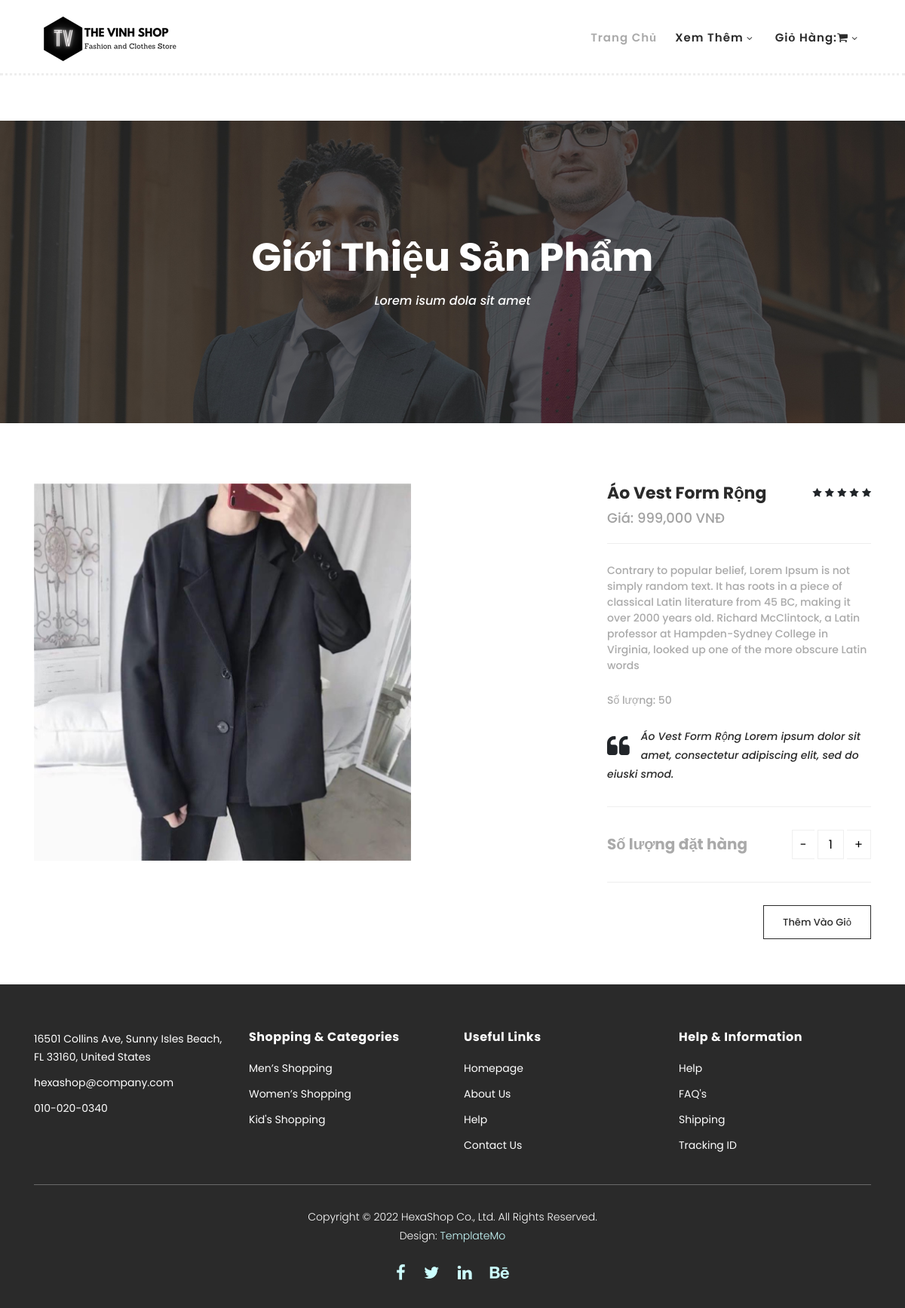
The page /single-product.php?mshh=men&id_product=men_01 on the database its author committed.
### tables this page shows
CREATE TABLE `hanghoa` (
  `MSHH` varchar(10) NOT NULL,
  `TenHH` varchar(255) DEFAULT NULL,
  `QuyCach` longtext DEFAULT NULL,
  `Gia` float DEFAULT NULL,
  `SoLuongHang` int(11) DEFAULT NULL,
  `MaLoaiHang` varchar(10) DEFAULT NULL
);

### ConnectionDatabase/Connection.php (called while the page is built, shortened)
<?php
  function executeResutl($sql){
    $conn = new mysqli(HOST, USERNAME, PASSWORD, DATABASE);
    mysqli_set_charset($conn, 'utf8');
    $data = [];
    $result = mysqli_query($conn, $sql);
    if ($result) {
      while($row = mysqli_fetch_array($result)) {
        $data[] = $row;
      }
      } else {
     echo 'Lỗi Rồi Ông Nội Ơi, Kiểm Tra Lại Mấy Câu Query';
    }
    return $data;
  }
?>

### single-product.php (the view, shortened to what this page needs)
<?php
    include_once('./ConnectionDatabase/Connection.php');
    $id_product = $_GET['id_product'];
    $string_temp_product_id = "'".$id_product."'";
?>
<!DOCTYPE html>
<html lang="en">
  <head>
    <link rel="stylesheet" type="text/css" href="assets/css/bootstrap.min.css">
    <link rel="stylesheet" type="text/css" href="assets/css/font-awesome.css">
    <link rel="stylesheet" href="assets/css/templatemo-hexashop.css">
    <link rel="stylesheet" href="assets/css/owl-carousel.css">
    <link rel="stylesheet" href="assets/css/lightbox.css">
    </head>
    <body>
    <?php
        include_once("./header2.php");
    ?>
    <div class="page-heading" id="top">
        <div class="container">
            <div class="row">
                <div class="col-lg-12">
                    <div class="inner-content">
                        <h2>Giới Thiệu Sản Phẩm</h2>
                        <span>Lorem isum dola sit amet</span>
                    </div>
                </div>
            </div>
        </div>
    </div>
    <?php
        $sql_single_product = "SELECT * FROM hanghoa WHERE MSHH = '$id_product';";
        $sql_single_product_result = executeResutl($sql_single_product);
        foreach ($sql_single_product_result as $this_product) {
        }
    ?>
    <section class="section" id="product">
        <div class="container">
            <div class="row">
                <div class="col-lg-8">
                <div class="left-images">
                    <?php
                       echo ' <img style="width: 500px; height: 500px;" src="./assets/images/'.$this_product['MaLoaiHang'].'/'.$this_product['MSHH'].'.jpg" alt="">'
                    ?>
                </div>
            </div>
            <div class="col-lg-4">
                <div class="right-content">
                    <h4><?php echo $this_product['TenHH']?></h4>
                    <span class="price">Giá: <?php echo $this_product['Gia']?> VNĐ</span>
                    <ul class="stars">
                        <li><i class="fa fa-star"></i></li>
                        <li><i class="fa fa-star"></i></li>
                        <li><i class="fa fa-star"></i></li>
                        <li><i class="fa fa-star"></i></li>
                        <li><i class="fa fa-star"></i></li>
                    </ul>
                    <span><?php echo $this_product['QuyCach']?></span>
                    <span class="soluong">Số lượng: <?php echo $this_product['SoLuongHang']?></span>
                    <div class="quote">
                        <i class="fa fa-quote-left"></i><p> <?php echo $this_product['TenHH']?> Lorem ipsum dolor sit amet, consectetur adipiscing elit, sed do eiuski smod.</p>
                    </div>
                    <div class="quantity-content">
                        <div class="left-content">
                            <h6>Số lượng đặt hàng</h6>
                        </div>
                        <div class="right-content">
                            <div class="quantity buttons_added">
                                <input type="button" value="-" class="minus">
                                <input type="number" step="1" min="1" max="" name="quantity" value="1" title="Qty" id="quantity" class="input-text qty text" size="4" pattern="" inputmode="">
                                <input type="button" value="+" class="plus">
                            </div>
                        </div>
                    </div>
                    <div class="total">
                        <?php
                            echo '<div class="main-border-button"><a href="#" onclick="addToCart('.$string_temp_product_id.')">Thêm Vào Giỏ</a></div>';
                        ?>
                    </div>
                </div>
            </div>
            </div>
        </div>
    </section>
    <?php
        include_once('./footer.php');
    ?>
  </body>
</html>

### assets/css/templatemo-hexashop.css (style rules this page uses)
html, body, div, span, applet, object, iframe, h1, h2, h3, h4, h5, h6, p, blockquote, div pre, a, abbr, acronym, address, big, cite, code, del, dfn, em, font, img, ins, kbd, q, s, samp, small, strike, strong, sub, sup, tt, var, b, u, i, center, dl, dt, dd, ol, ul, li, figure, header, nav, section, article, aside, footer, figcaption { margin: 0; padding: 0; border: 0; outline: 0; }
ul, li { padding: 0; margin: 0; list-style: none; }
header, nav, section, article, aside, footer, hgroup { display: block; }
* { box-sizing: border-box; }
html, body { font-family: 'Poppins', sans-serif; font-weight: 400; background-color: #fff; font-size: 16px; -ms-text-size-adjust: 100%; -webkit-font-smoothing: antialiased; -moz-osx-font-smoothing: grayscale; }
a { text-decoration: none !important; }
h1, h2, h3, h4, h5, h6 { margin-top: 0px; margin-bottom: 0px; }
ul { margin-bottom: 0px; }
p { font-size: 14px; line-height: 25px; color: #2a2a2a; }
html, body { background: #fff; font-family: 'Poppins', sans-serif; }
.main-border-button a { font-size: 13px; color: #fff; border: 1px solid #fff; padding: 12px 25px; display: inline-block; font-weight: 500; transition: all .3s; }
.page-heading { margin-top: 160px; margin-bottom: 30px; background-image: url(../images/products-page-heading.jpg); background-position: center center; background-size: cover; background-repeat: no-repeat; }
.page-heading .inner-content { padding: 150px 0px; text-align: center; }
.page-heading .inner-content h2 { font-size: 52px; color: #fff; font-weight: 700; margin-bottom: 15px; }
.page-heading .inner-content span { font-size: 16px; font-weight: 500; color: #fff; font-style: italic; }
#product { margin-top: 80px; }
#product .left-images img { width: 100%; overflow: hidden; margin-bottom: 30px; }
#product .right-content { position: relative; z-index: 3; background-color: #fff; }
#product .right-content h4 { font-size: 22px; color: #2a2a2a; font-weight: 700; margin-bottom: 0px; }
#product .right-content span.price { font-size: 18px; color: #a1a1a1; font-weight: 500; display: block; margin-top: 5px; border-bottom: 1px solid #eee; padding-bottom: 20px; }
#product .right-content ul.stars { position: absolute; right: 0; top: 0; }
#product .right-content ul.stars li { display: inline; font-size: 13px; }
#product .right-content span { font-size: 14px; color: #aaaaaa; font-weight: 500; display: block; margin-top: 25px; }
#product .right-content .quote { margin-top: 25px; }
#product .right-content .quote i { float: left; font-size: 32px; margin-right: 15px; margin-top: 10px; }
#product .right-content .quote p { font-style: italic; color: #2a2a2a; font-weight: 500; }
#product .right-content p { font-size: 14px; color: #aaaaaa; font-weight: 500; display: block; margin-top: 25px; }
.quantity-content { margin-top: 30px; padding-top: 30px; border-top: 1px solid #eee; border-bottom: 1px solid #eee; width: 100%; padding-bottom: 30px; margin-bottom: 30px; }
.quantity-content .left-content { float: left; margin-right: 30px; }
.quantity-content .right-content { text-align: right; }
.quantity-content .left-content h6 { padding-top: 7px; font-size: 20px; font-weight: 700; color: #aaa; position: relative; z-index: 11; }
.total .main-border-button { text-align: right; }
.total .main-border-button a { border-color: #2a2a2a; color: #2a2a2a; }
.quantity { display: inline-block; }
.quantity .input-text.qty { width: 35px; height: 39px; padding: 0 5px; text-align: center; background-color: transparent; border: 1px solid #efefef; }
.quantity.buttons_added { text-align: left; position: relative; white-space: nowrap; vertical-align: top; }
.quantity.buttons_added input { display: inline-block; margin: 0; vertical-align: top; box-shadow: none; }
.quantity.buttons_added .minus, .quantity.buttons_added .plus { padding: 7px 10px 8px; height: 39px; background-color: #ffffff; border: 1px solid #efefef; cursor:pointer; }
.quantity.buttons_added .minus { border-right: 0; }
.quantity.buttons_added .plus { border-left: 0; }

### rows shown on the page
hanghoa: MSHH (picture), TenHH "Áo Vest Form Rộng", QuyCach "Contrary to popular belief, Lorem Ipsum is not simply random text. It has roots in a piece of classical Latin literature from 45 BC, making it over 2000 years old. Richard McClintock, a Latin professor at Hampden-Sydney College in Virginia, looked up one of the more obscure Latin words", SoLuongHang "50"
